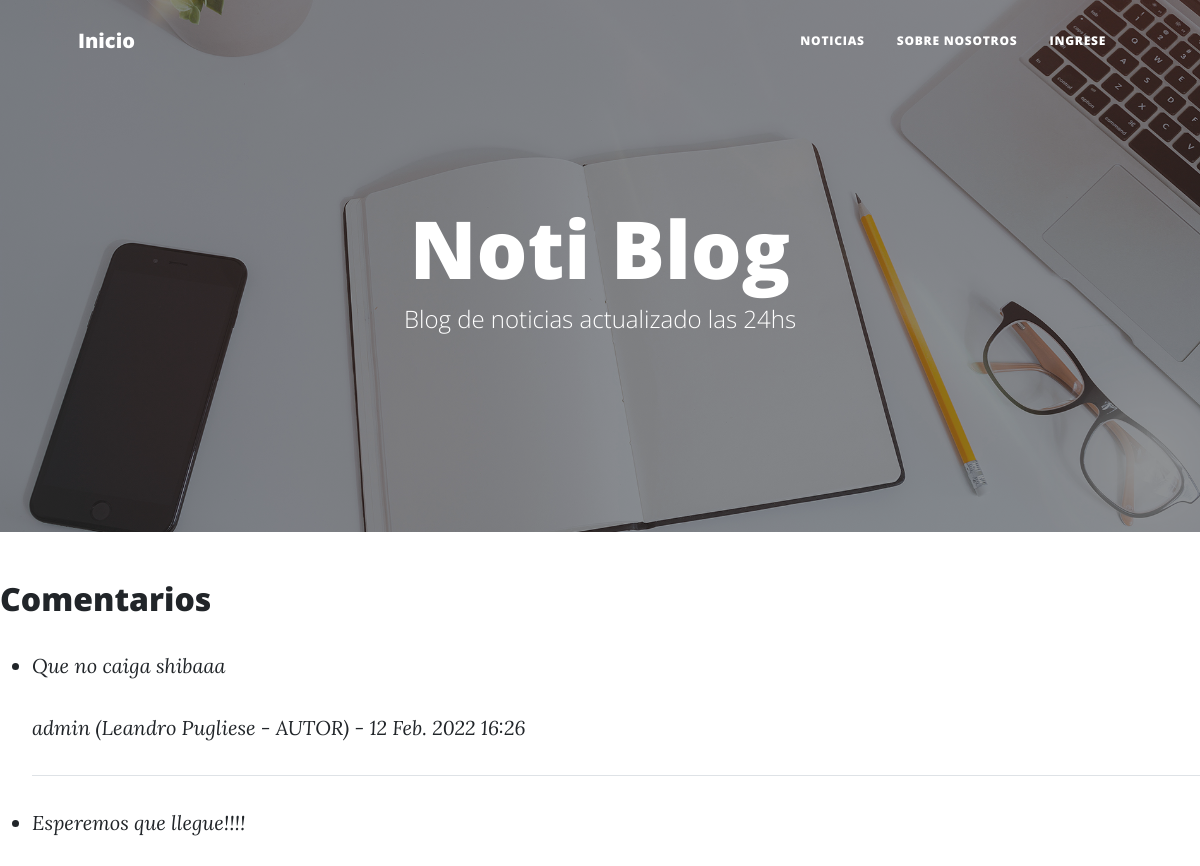
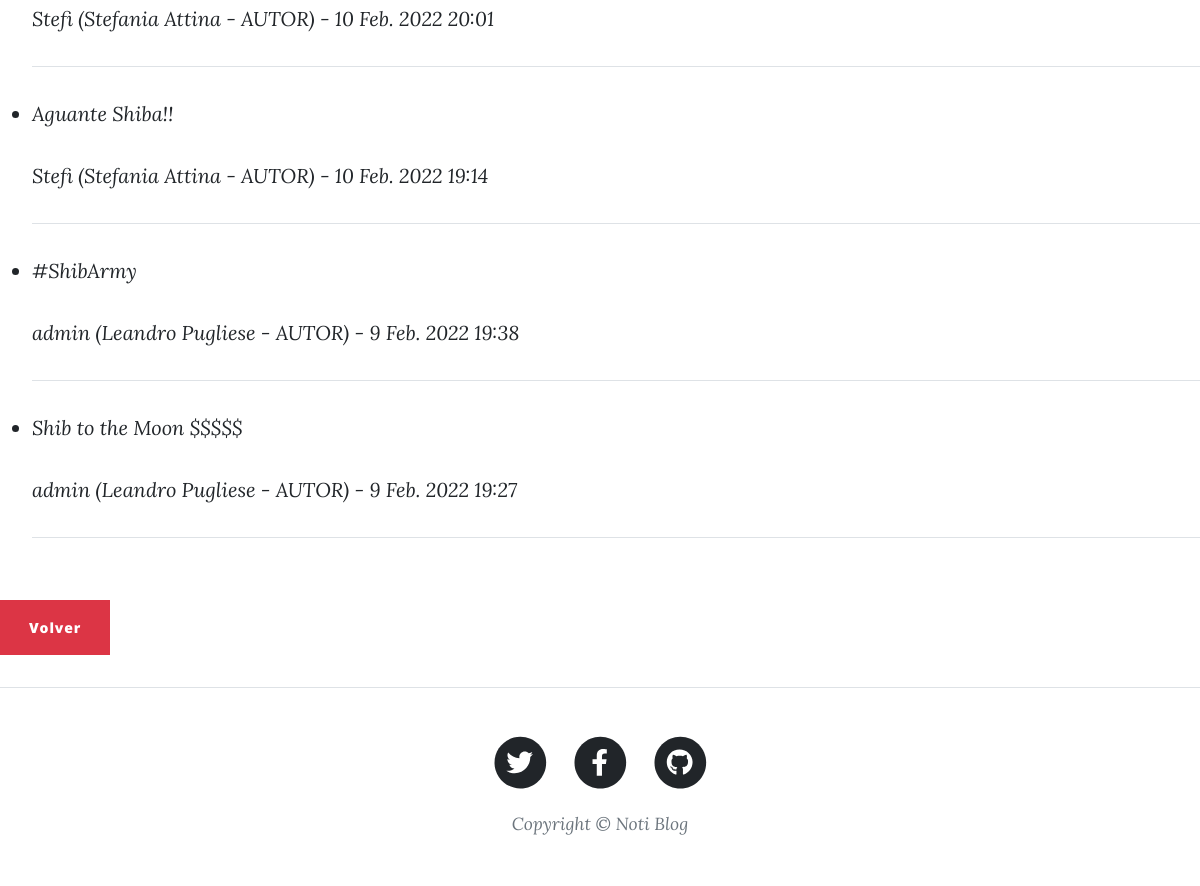
/PlayApp/publicaciones_detalle/1/comentarios_lista/, run on the app's committed database (2 pictures, top to bottom).
### PlayApp/models.py (models this page shows, shortened)
class Comentario(models.Model):
    publicacion = models.ForeignKey(Publicacion, related_name="comentarios", on_delete=models.CASCADE, default="")
    nombre = models.ForeignKey(settings.AUTH_USER_MODEL, on_delete=models.CASCADE)
    comentario = models.TextField(max_length=300)
    fecha = models.DateTimeField(auto_now_add=True)

class Usuario(AbstractBaseUser):
    TIPO_USUARIO = [
        ("ADMIN","Admin"),
        ("LECTOR","Lector"),
        ("AUTOR","Autor"),
    ]
    username = models.CharField(max_length=40, unique=True)
    nombre = models.CharField(max_length=40)
    apellido = models.CharField(max_length=40)
    email = models.EmailField(max_length=254, verbose_name="email", unique=True)
    avatar = models.ImageField(upload_to=upload_avatar, null=True, blank=True)
    tipo = models.CharField(max_length=6, choices=TIPO_USUARIO, default="LECTOR")
    date_joined = models.DateTimeField(verbose_name="Fecha de Registro", auto_now_add=True)
    last_login = models.DateTimeField(verbose_name="Ultima Conexión", auto_now=True)
    is_admin = models.BooleanField(default=False)
    is_active = models.BooleanField(default=True)
    is_staff = models.BooleanField(default=False)
    is_superuser = models.BooleanField(default=False)
    USERNAME_FIELD = "username" #Buscar si se puede poner que sea nombre de usuario o email, que de la opcion de loguear ocn cualquiera de los dos.
    REQUIRED_FIELDS = ["nombre", "apellido", "email", "avatar", "tipo"] #No pongo 'username' porque ya es requerido al ser USERNAME_FIELD (dato usado para loggearse)
    objects = Manager_Usuario()
    def __str__(self):
        return f"{self.username}  ({self.nombre}  {self.apellido} - {self.tipo})"

### PlayApp/views.py (the view)
# urls.py: path("publicaciones_detalle/<int:pk>/comentarios_lista/", views.comentarios_lista, name = "Lista Comentarios" ),
def comentarios_lista(request, pk):
    contexto = {}
    publicacion = get_object_or_404(Publicacion, pk=pk)
    comentarios = publicacion.comentarios.all().order_by("-fecha")
    contexto['publicacion'] = publicacion
    contexto['comentarios'] = comentarios
    return render(request, 'PlayApp/T06.1-comentarios_lista.html', contexto)

### PlayApp/Templates/PlayApp/T06.1-comentarios_lista.html (shortened to what this page needs)
{% extends "PlayApp/T01-view.html" %}
{% load static %}
{% block ContenidoTemplate %}
<body>
    <div class="w3-container">
        <h2>Comentarios</h2>
        <ul>
        {% for comentario in comentarios %}
            <li>
                <p><i>{{ comentario.comentario }}</i></p>
                <p><i>{{ comentario.nombre }} - {{ comentario.fecha }}</i></p>
                <hr>
                {% endfor %}
            </li>
        </ul>
        <p>
            <br><input class="btn btn-danger" type="button" value="Volver" onclick="history.back()">
        </p>
    </div>
</body>
{% endblock %}

### data on the page
Comentario: comentario "Que no caiga shibaaa", nombre "admin (Leandro Pugliese - AUTOR)", fecha "12 Feb. 2022 16:26"
Comentario: comentario "Esperemos que llegue!!!!", nombre "Stefi (Stefania Attina - AUTOR)", fecha "10 Feb. 2022 20:01"
Comentario: comentario "Aguante Shiba!!", nombre "Stefi (Stefania Attina - AUTOR)", fecha "10 Feb. 2022 19:14"
Comentario: comentario "#ShibArmy", nombre "admin (Leandro Pugliese - AUTOR)", fecha "9 Feb. 2022 19:38"
Comentario: comentario "Shib to the Moon $$$$$", nombre "admin (Leandro Pugliese - AUTOR)", fecha "9 Feb. 2022 19:27"
